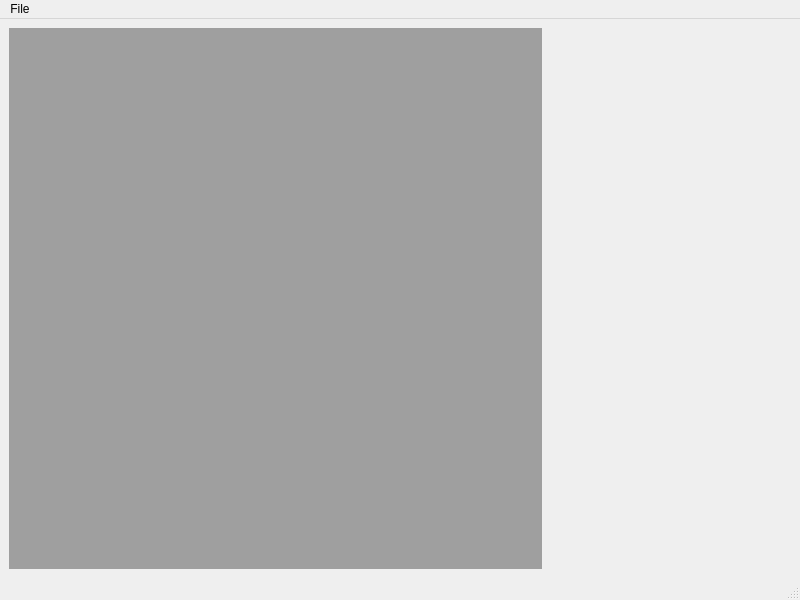
<?xml version="1.0" encoding="UTF-8"?>
<ui version="4.0">
 <class>MainWindow</class>
 <widget class="QMainWindow" name="MainWindow">
  <property name="windowModality">
   <enum>Qt::NonModal</enum>
  </property>
  <property name="geometry">
   <rect>
    <x>0</x>
    <y>0</y>
    <width>800</width>
    <height>600</height>
   </rect>
  </property>
  <property name="windowTitle">
   <string>MainWindow</string>
  </property>
  <widget class="QWidget" name="centralwidget">
   <layout class="QVBoxLayout" name="verticalLayout">
    <item alignment="Qt::AlignLeft">
     <widget class="QMdiArea" name="mdiArea">
      <property name="activationOrder">
       <enum>QMdiArea::CreationOrder</enum>
      </property>
      <property name="viewMode">
       <enum>QMdiArea::SubWindowView</enum>
      </property>
      <property name="documentMode">
       <bool>false</bool>
      </property>
      <widget class="QWidget" name="subwindow">
       <property name="windowTitle">
        <string>subwindow</string>
       </property>
       <widget class="QPushButton" name="pushButton">
        <property name="geometry">
         <rect>
          <x>70</x>
          <y>80</y>
          <width>75</width>
          <height>23</height>
         </rect>
        </property>
        <property name="text">
         <string>help</string>
        </property>
       </widget>
      </widget>
      <widget class="QWidget" name="subwindow_2">
       <property name="windowTitle">
        <string>Subwindow</string>
       </property>
      </widget>
     </widget>
    </item>
   </layout>
  </widget>
  <widget class="QMenuBar" name="menubar">
   <property name="geometry">
    <rect>
     <x>0</x>
     <y>0</y>
     <width>800</width>
     <height>21</height>
    </rect>
   </property>
   <widget class="QMenu" name="menuFile">
    <property name="title">
     <string>File</string>
    </property>
    <addaction name="action1"/>
   </widget>
   <addaction name="menuFile"/>
  </widget>
  <widget class="QStatusBar" name="statusbar"/>
  <action name="action1">
   <property name="text">
    <string>1</string>
   </property>
  </action>
 </widget>
 <resources/>
 <connections/>
</ui>
